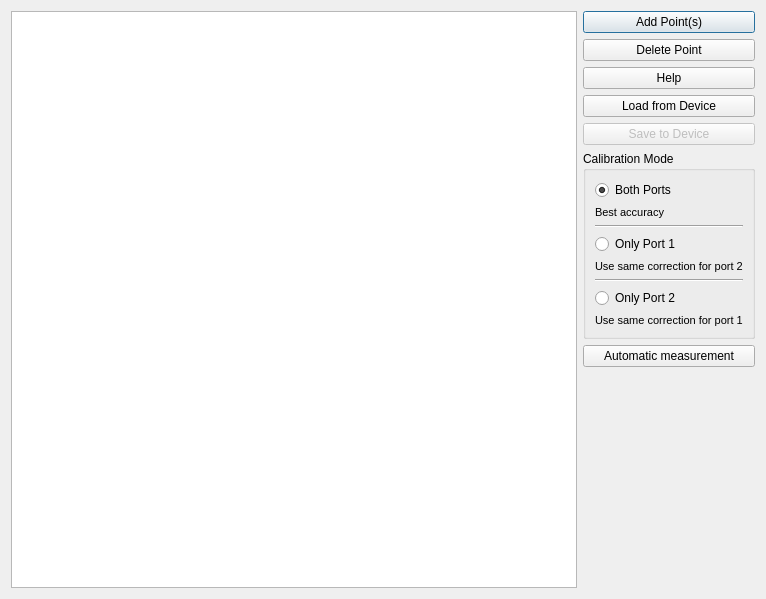
<?xml version="1.0" encoding="UTF-8"?>
<ui version="4.0">
 <class>AmplitudeCalDialog</class>
 <widget class="QDialog" name="AmplitudeCalDialog">
  <property name="geometry">
   <rect>
    <x>0</x>
    <y>0</y>
    <width>766</width>
    <height>599</height>
   </rect>
  </property>
  <property name="windowTitle">
   <string>Dialog</string>
  </property>
  <layout class="QHBoxLayout" name="horizontalLayout">
   <item>
    <widget class="QTableView" name="view">
     <property name="selectionBehavior">
      <enum>QAbstractItemView::SelectItems</enum>
     </property>
     <attribute name="horizontalHeaderStretchLastSection">
      <bool>true</bool>
     </attribute>
     <attribute name="verticalHeaderVisible">
      <bool>false</bool>
     </attribute>
    </widget>
   </item>
   <item>
    <layout class="QVBoxLayout" name="verticalLayout_2">
     <item>
      <widget class="QPushButton" name="add">
       <property name="text">
        <string>Add Point(s)</string>
       </property>
       <property name="icon">
        <iconset theme="list-add" resource="../icons.qrc">
         <normaloff>:/icons/add.png</normaloff>:/icons/add.png</iconset>
       </property>
      </widget>
     </item>
     <item>
      <widget class="QPushButton" name="remove">
       <property name="text">
        <string>Delete Point</string>
       </property>
       <property name="icon">
        <iconset theme="list-remove" resource="../icons.qrc">
         <normaloff>:/icons/remove.png</normaloff>:/icons/remove.png</iconset>
       </property>
      </widget>
     </item>
     <item>
      <widget class="QPushButton" name="help">
       <property name="text">
        <string>Help</string>
       </property>
       <property name="icon">
        <iconset theme="help">
         <normaloff>.</normaloff>.</iconset>
       </property>
      </widget>
     </item>
     <item>
      <widget class="QPushButton" name="load">
       <property name="text">
        <string>Load from Device</string>
       </property>
       <property name="icon">
        <iconset theme="document-open" resource="../icons.qrc">
         <normaloff>:/icons/open.png</normaloff>:/icons/open.png</iconset>
       </property>
      </widget>
     </item>
     <item>
      <widget class="QPushButton" name="save">
       <property name="enabled">
        <bool>false</bool>
       </property>
       <property name="text">
        <string>Save to Device</string>
       </property>
       <property name="icon">
        <iconset theme="document-save" resource="../icons.qrc">
         <normaloff>:/icons/save.png</normaloff>:/icons/save.png</iconset>
       </property>
      </widget>
     </item>
     <item>
      <widget class="QGroupBox" name="groupBox">
       <property name="title">
        <string>Calibration Mode</string>
       </property>
       <layout class="QVBoxLayout" name="verticalLayout">
        <item>
         <widget class="QRadioButton" name="modeBoth">
          <property name="text">
           <string>Both Ports</string>
          </property>
          <property name="checked">
           <bool>true</bool>
          </property>
          <attribute name="buttonGroup">
           <string notr="true">groupMode</string>
          </attribute>
         </widget>
        </item>
        <item>
         <widget class="QLabel" name="label">
          <property name="font">
           <font>
            <pointsize>8</pointsize>
           </font>
          </property>
          <property name="text">
           <string>Best accuracy</string>
          </property>
          <property name="alignment">
           <set>Qt::AlignLeading|Qt::AlignLeft|Qt::AlignVCenter</set>
          </property>
         </widget>
        </item>
        <item>
         <widget class="Line" name="line">
          <property name="orientation">
           <enum>Qt::Horizontal</enum>
          </property>
         </widget>
        </item>
        <item>
         <widget class="QRadioButton" name="modePort1">
          <property name="text">
           <string>Only Port 1</string>
          </property>
          <attribute name="buttonGroup">
           <string notr="true">groupMode</string>
          </attribute>
         </widget>
        </item>
        <item>
         <widget class="QLabel" name="label_2">
          <property name="font">
           <font>
            <pointsize>8</pointsize>
           </font>
          </property>
          <property name="text">
           <string>Use same correction for port 2</string>
          </property>
         </widget>
        </item>
        <item>
         <widget class="Line" name="line_2">
          <property name="orientation">
           <enum>Qt::Horizontal</enum>
          </property>
         </widget>
        </item>
        <item>
         <widget class="QRadioButton" name="modePort2">
          <property name="text">
           <string>Only Port 2</string>
          </property>
          <attribute name="buttonGroup">
           <string notr="true">groupMode</string>
          </attribute>
         </widget>
        </item>
        <item>
         <widget class="QLabel" name="label_3">
          <property name="font">
           <font>
            <pointsize>8</pointsize>
           </font>
          </property>
          <property name="text">
           <string>Use same correction for port 1</string>
          </property>
         </widget>
        </item>
       </layout>
      </widget>
     </item>
     <item>
      <widget class="QPushButton" name="automatic">
       <property name="text">
        <string>Automatic measurement</string>
       </property>
      </widget>
     </item>
     <item>
      <spacer name="verticalSpacer">
       <property name="orientation">
        <enum>Qt::Vertical</enum>
       </property>
       <property name="sizeHint" stdset="0">
        <size>
         <width>20</width>
         <height>40</height>
        </size>
       </property>
      </spacer>
     </item>
    </layout>
   </item>
  </layout>
 </widget>
 <resources>
  <include location="../icons.qrc"/>
 </resources>
 <connections/>
 <buttongroups>
  <buttongroup name="groupMode"/>
 </buttongroups>
</ui>
